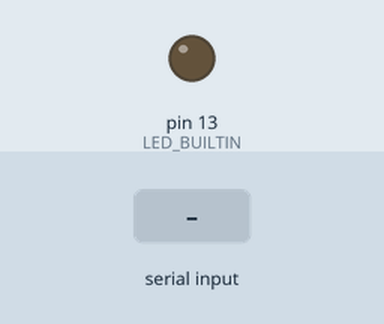
The sketch below on a simulated Arduino Uno, built with avr-gcc and run on an emulated ATmega328P. On the bench: output pins drawn as LEDs (lit = HIGH). The inputs (shaded band) are chosen by the test bench.

Above: at 1.2 s.
1.3 s: "90,45\n" received over Serial
At 2.35 s:
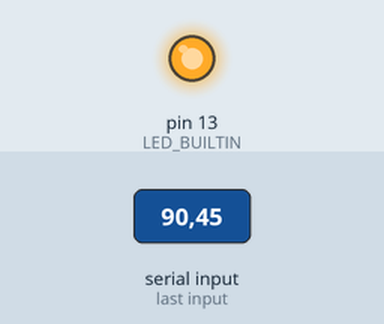
Timing chart, 0 to 4.3 s (numbered marks = the images above; inputs shaded):
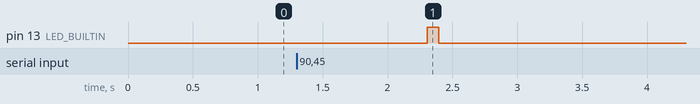

The sketch:

ArduinoSerial.ino
```cpp
int x = 1000 ;

void setup() {
  // start serial port at 9600 bps:

  Serial.begin(9600);
  while (!Serial) {
    ; // wait for serial port to connect. Needed for native USB port only
  }
   pinMode(LED_BUILTIN, OUTPUT);
}

void loop() {

String temp = Serial.readString();
x = temp.toInt();
digitalWrite(LED_BUILTIN, HIGH);   // turn the LED on (HIGH is the voltage level)
  delay(x);
 digitalWrite(LED_BUILTIN, LOW);
 delay(x);
  }
```

Measured:
- after the input at 1.3 s, pin 13 (LED_BUILTIN): LOW → HIGH after 1.0 s, → LOW 0.09 s later
